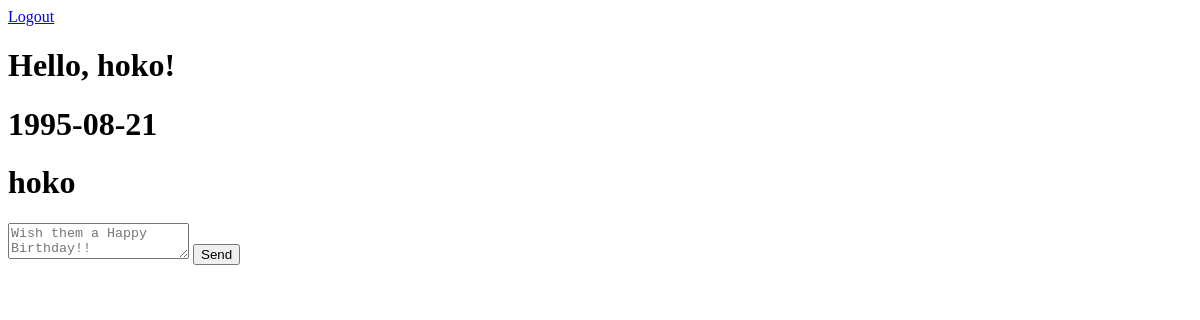
The page /hoko (signed in) on the database as committed earlier.
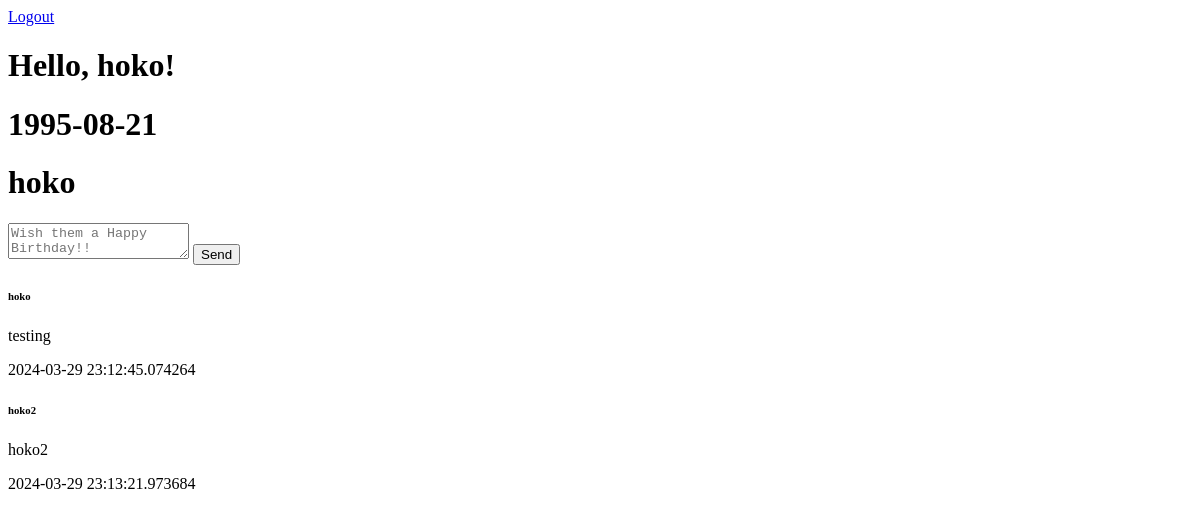
The same page on the database as committed later.
### app.py (models this page shows)
class User(db.Model, UserMixin):
    id = db.Column(db.Integer, primary_key=True)
    username = db.Column(db.String(20), nullable=False, unique=True)
    password = db.Column(db.String(80), nullable=False)
    birthday = db.Column(db.Date, nullable=False)
    followed = db.relationship('Follow',
                               foreign_keys=[Follow.follower_id],
                               backref=db.backref('follower', lazy='joined'),
                               lazy='dynamic',
                               cascade='all, delete-orphan')
    followers = db.relationship('Follow',
                              foreign_keys=[Follow.followed_id],
                              backref=db.backref('followed', lazy='joined'),
                              lazy='dynamic',
                              cascade='all, delete-orphan')
    postsender = db.relationship("Post", backref=backref("postsender", uselist=False), foreign_keys=[Post.sender], lazy=True)

class Post(db.Model):
    id = db.Column(db.Integer, primary_key=True)
    body = db.Column(db.String(1000), nullable=False)
    receiver = db.Column(db.Integer, db.ForeignKey('user.id'), nullable=False)
    sender = db.Column(db.Integer, db.ForeignKey('user.id'), nullable=False)
    timestamp = db.Column(db.DateTime, default=datetime.now())

### app.py (the view, shortened to what this page needs)
@app.route('/<username>', methods=['GET', 'POST'])
def profile(username):
    user = User.query.filter_by(username=username).first_or_404()
    form = PostForm()
    print(flask_login.current_user.id)
    wishes = Post.query.filter_by(receiver=user.id)
    return render_template('profile.html', user=user, form=form, wishes=wishes)

### app.py
class PostForm(FlaskForm):
    body = TextAreaField(validators=[
                           InputRequired(), Length(min=3, max=2000)], render_kw={"placeholder": "Wish them a Happy Birthday!!"})
    submit = SubmitField('Send')

### app.py (called while the page is built)
@login_manager.user_loader
def load_user(user_id):
    return User.query.get(int(user_id))

### templates/profile.html (shortened to what this page needs)
{% extends 'base.html' %}
{% block content %}
    <h1>Hello, {{ current_user.username }}!</h1>
    <h1>{{ user.birthday }}</h1>
    <h1>{{ user.username }}</h1>
    <form action="" method="POST">
        {{ form.body }}
        {{ form.submit }}
    </form>
    {% for w in wishes %}
    <div>
        <h6>{{ w.postsender.username }}</h6><p>{{ w.body }}</p>
        <info>{{ w.timestamp }}</info>
    </div>
    {% endfor %}
{% endblock %}

### templates/base.html (shortened to what this page needs)
<!DOCTYPE html>
<html lang="en">
<head>
</head>
<body>
    <a href="{{url_for('logout')}}">Logout</a>
    {% block content %}
    {% endblock %}
</body>
</html>

Rows that differ between the two databases and show on the page:
added Post: postsender.username "hoko", body "testing", timestamp "2024-03-29 23:12:45.074264"
added Post: postsender.username "hoko2", body "hoko2", timestamp "2024-03-29 23:13:21.973684"
